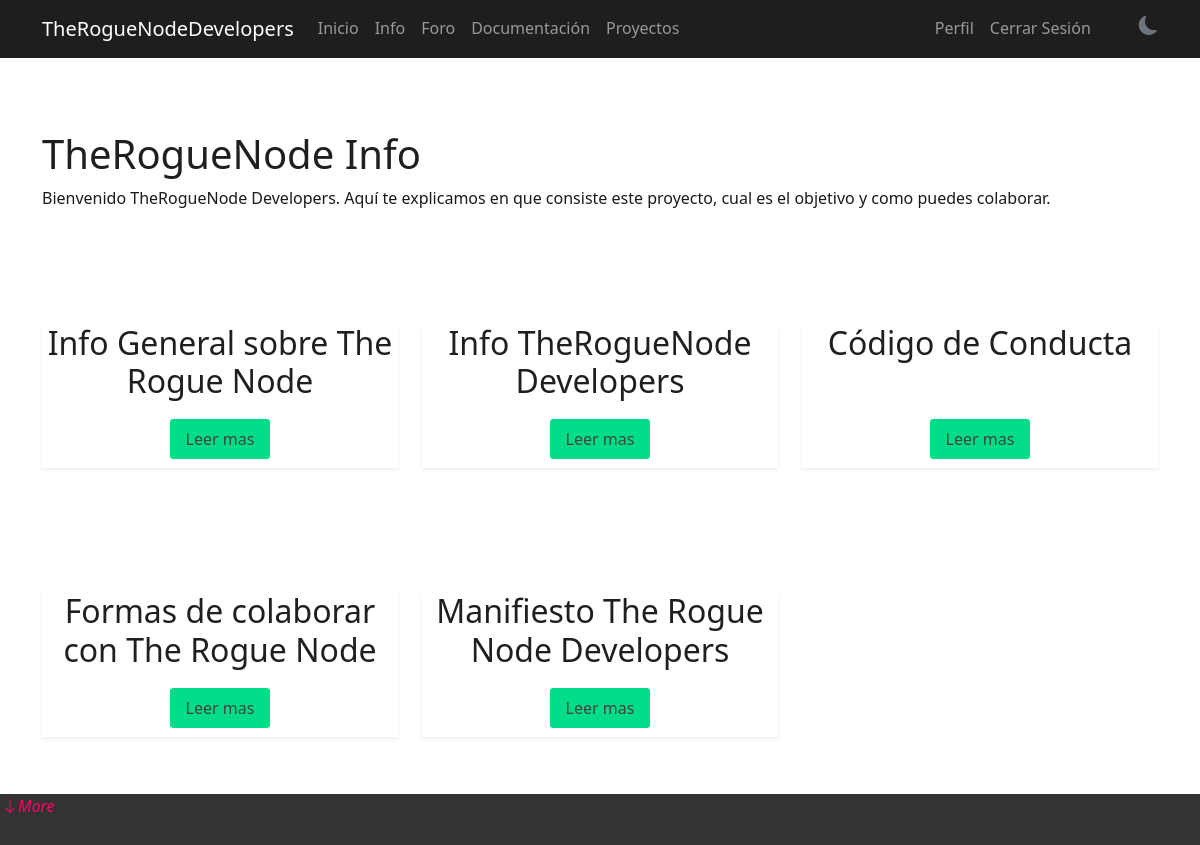
/core/infoinit/ (signed in), run on the app's committed database.
### core/models.py (models this page shows, shortened)
class Information(models.Model):
    title = models.CharField(max_length=200)
    content = models.TextField()
    is_public = models.BooleanField(default=True)
    info_section = models.ForeignKey(
        InfoSection,
        on_delete=models.CASCADE,
        related_name='information',
        null=True,
        blank=True
    )

### core/views.py (the view)
# urls.py: path('infoinit/', views.info_init, name='info_init'),
def info_init(request):
    infodocs = Information.objects.all()
    return render(request, 'core/information_init.html', {'infodocs': infodocs})

### core/templates/core/information_init.html
{% extends 'base.html' %}
{% load static %}
{% block extra_css %}
<link rel="stylesheet" href="{% static 'core/css/styles.css' %}">
{% endblock %}
{% block content %}
<div class="container-info py-5">
    <h1 class="info-init-title">TheRogueNode Info</h1>
    <p>Bienvenido TheRogueNode Developers. Aquí te explicamos en que consiste este proyecto, cual es el objetivo y como puedes colaborar.</p>
</div>
  <div class="row g-4 py-5  align-items-stretch" >
    {% for infodoc in infodocs %}
    <div class="col-md-4">
      <div class="info-card h-100 border-0 shadow-sm">
        <div>
          <h2>{{infodoc.title}}</h2>
        </div>
        <div>
        </div>
        <div>
          <a href="{% url 'core:info' infodoc.pk %}" class="btn">Leer mas</a>
        </div>
      </div>
    </div>
    {% endfor %}
  </div>
</div>
{% endblock %}

### TheRogueNodeDevelopers/static/css/styles.css (style rules this page uses)
[data-theme="light"] { --primary-bg: #fff; --secondary-bg: #1e1e1e; --text-color: #212529; --accent-color: #ff0066; --card-bg: #eee; --border-color: #495057; --bs-btn-bg: #ff0066; --title-color: #003380; }
body { background-color: var(--primary-bg); color: var(--text-color); transition: background-color 0.3s ease, color 0.3s ease; }
[data-theme="light"] .btn { background-color: #003380; border-color: #003380; }
.btn { padding: 0.5rem 1rem; margin: 0.5rem; border-radius: 4px; text-decoration: none; cursor: pointer; }
body { margin: 0; margin-bottom: 5%; display: flex; flex-direction: column; justify-content: flex-end; }

### core/static/core/css/styles.css (style rules this page uses)
* { margin: 0; padding: 0; box-sizing: border-box; }
[data-theme="light"] { --primary-bg: #fff; --card-bg: #eee; --border-color: #495057; --bs-btn-bg: #ff0066; --title-color: #00dd88; --hover-color: #444; --text-color: #1f1f1f; }
body { font-family: "Segoe UI", sans-serif; line-height: 1.6; color: #e0e0e0; }
[data-theme="light"] body { background-color: white !important; color: #1a1a1a; }
h2 { margin-bottom: 10px; color: var(--title-color); }
.info-card { display: flex; flex-direction: column; justify-content: space-between; height: 100%; border-color: var(--primary-bg); }
.row { row-gap: 100px !important; }
.info-card > div { flex: 1; display: flex; align-items: center; justify-content: center; text-align: center; }
.info-card .btn { background-color: var(--title-color) !important; color: rgb(68, 68, 68) !important; border-color: var(--primary-bg); }
.info-card div h2 { color: var(--text-color); }
h1 { color: var(--title-color) !important; }
h1.info-init-title { color: var(--text-color) !important; }

### data on the page
Information: title "Info General sobre The Rogue Node"
Information: title "Info TheRogueNode Developers"
Information: title "Código de Conducta"
Information: title "Formas de colaborar con The Rogue Node"
Information: title "Manifiesto The Rogue Node Developers"
